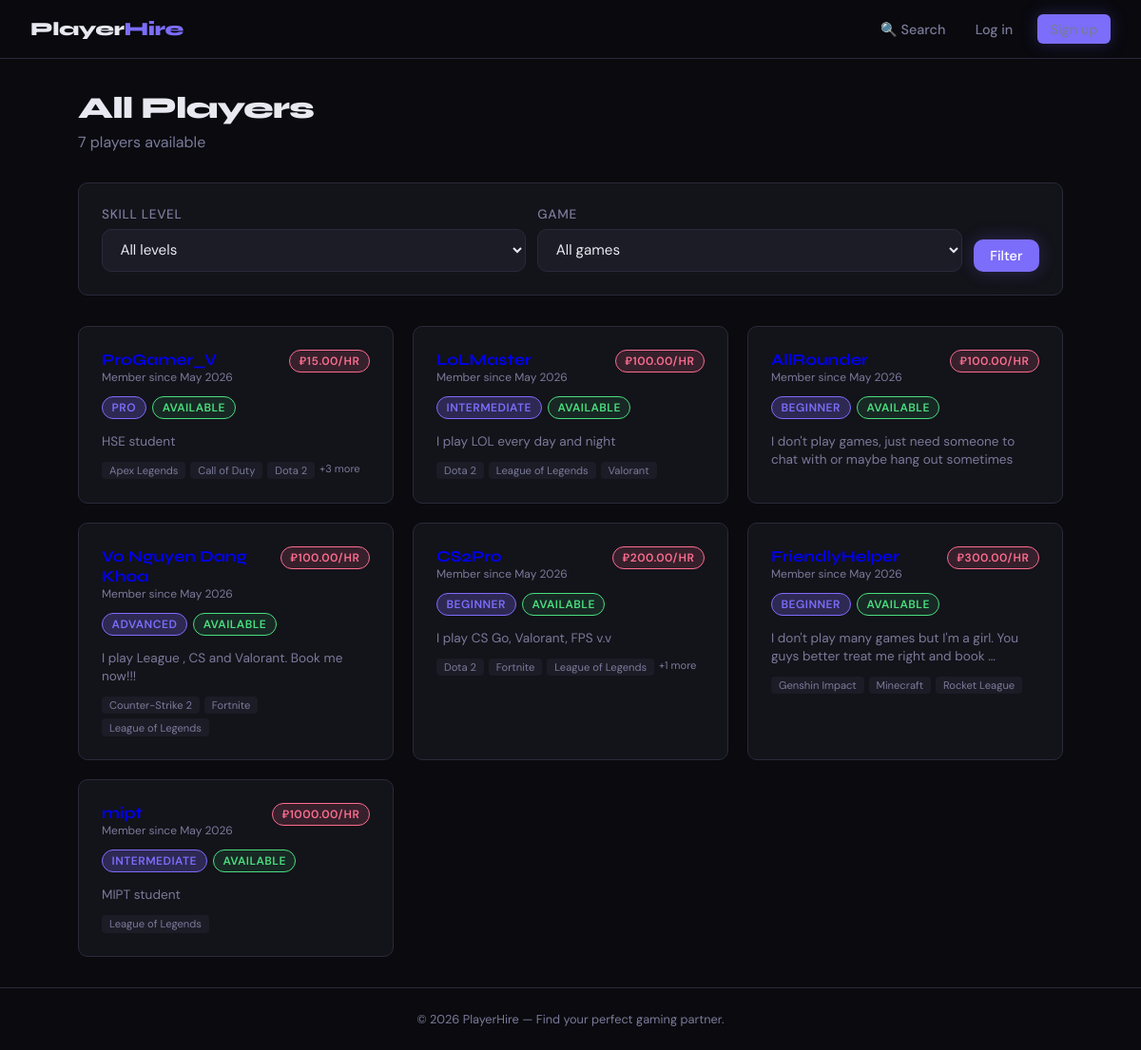
The page /players on the database its author committed.
### models.py (models this page shows, shortened)
class Player(db.Model):
    __tablename__ = "players"
    id = db.Column(db.Integer, primary_key=True)
    user_id = db.Column(db.Integer, db.ForeignKey("users.id"), nullable=False)
    bio = db.Column(db.Text)
    fee_per_hour = db.Column(db.Float, nullable=False)             # e.g. 5.00 €/hr
    skill_level = db.Column(
        db.Enum("beginner", "intermediate", "advanced", "pro", name="skill_levels"),
        nullable=False,
        default="intermediate",
    )
    is_available = db.Column(db.Boolean, default=True)
    user = db.relationship("User", back_populates="player_profile")
    games = db.relationship("PlayerGame", back_populates="player")
    bookings = db.relationship(
        "Booking", foreign_keys="Booking.player_id", back_populates="player"
    )

class User(UserMixin, db.Model):
    __tablename__ = "users"
    id = db.Column(db.Integer, primary_key=True)
    username = db.Column(db.String(64), unique=True, nullable=False)
    email = db.Column(db.String(128), unique=True, nullable=False)
    password_hash = db.Column(db.String(256), nullable=False)
    created_at = db.Column(db.DateTime, default=datetime.utcnow)
    player_profile = db.relationship("Player", back_populates="user", uselist=False)
    bookings_as_client = db.relationship(
        "Booking", foreign_keys="Booking.client_id", back_populates="client"
    )
    reviews_written = db.relationship(
        "Review", foreign_keys="Review.reviewer_id", back_populates="reviewer"
    )

class PlayerGame(db.Model):
    __tablename__ = "player_games"
    id = db.Column(db.Integer, primary_key=True)
    player_id = db.Column(db.Integer, db.ForeignKey("players.id"), nullable=False)
    game_id = db.Column(db.Integer, db.ForeignKey("games.id"), nullable=False)
    skill_level = db.Column(                                       # Per-game skill
        db.Enum("beginner", "intermediate", "advanced", "pro", name="skill_levels"),
        nullable=False,
        default="intermediate",
    )
    player = db.relationship("Player", back_populates="games")
    game = db.relationship("Game", back_populates="players")

class Game(db.Model):
    __tablename__ = "games"
    id = db.Column(db.Integer, primary_key=True)
    title = db.Column(db.String(128), unique=True, nullable=False)
    genre = db.Column(db.String(64))                               # e.g. FPS, RPG
    platform = db.Column(db.String(64))                            # e.g. PC, PS5
    players = db.relationship("PlayerGame", back_populates="game")
    bookings = db.relationship("Booking", back_populates="game")

### routes/players.py (the view)
@players_bp.route("/players")
def listing():
    skill = request.args.get("skill")       # e.g. ?skill=advanced
    game_id = request.args.get("game_id")   # e.g. ?game_id=3
    query = Player.query.filter_by(is_available=True)
    if skill:
        query = query.filter_by(skill_level=skill)
    if game_id:
        query = query.join(PlayerGame).filter(PlayerGame.game_id == game_id)
    players = query.order_by(Player.fee_per_hour).all()
    games = Game.query.order_by(Game.title).all()   # for the filter dropdown
    return render_template("players/listing.html", players=players, games=games)

### templates/players/listing.html (shortened to what this page needs)
{% extends "base.html" %}
{% block content %}
<div class="page-header">
  <h1>All Players</h1>
  <p>{{ players|length }} player{{ 's' if players|length != 1 }} available</p>
</div>
<div class="card" style="margin-bottom: 2rem;">
  <form method="GET" action="{{ url_for('players.listing') }}">
    <div style="display: flex; gap: 0.75rem; flex-wrap: wrap; align-items: flex-end;">
      <div class="form-group" style="margin: 0; flex: 1; min-width: 160px;">
        <label>Skill Level</label>
        <select name="skill">
          <option value="">All levels</option>
        </select>
      </div>
      <div class="form-group" style="margin: 0; flex: 1; min-width: 160px;">
        <label>Game</label>
        <select name="game_id">
          <option value="">All games</option>
        </select>
      </div>
      <button type="submit" class="btn btn-primary" style="align-self: flex-end;">Filter</button>
    </div>
  </form>
</div>
{% if players %}
  <div class="grid-3">
    {% for player in players %}
    <a href="{{ url_for('players.player_detail', player_id=player.id) }}" style="text-decoration: none;">
      <div class="card" style="height: 100%;">
        <div style="display: flex; justify-content: space-between; align-items: flex-start; margin-bottom: 0.75rem;">
          <div>
            <div style="font-family: 'Syne', sans-serif; font-weight: 700; font-size: 1.05rem;">{{ player.user.username }}</div>
            <div style="color: var(--muted); font-size: 0.75rem;">Member since {{ player.user.created_at.strftime('%b %Y') }}</div>
          </div>
          <span class="badge badge-pink">₽{{ "%.2f"|format(player.fee_per_hour) }}/hr</span>
        </div>
        <div style="display: flex; gap: 0.4rem; flex-wrap: wrap; margin-bottom: 0.85rem;">
          <span class="badge badge-purple">{{ player.skill_level|capitalize }}</span>
          {% if player.is_available %}
            <span class="badge badge-green">Available</span>
          {% endif %}
        </div>
        {% if player.bio %}
          <p style="font-size: 0.85rem; color: var(--muted); line-height: 1.4; margin-bottom: 0.75rem;">
            {{ player.bio[:80] }}{% if player.bio|length > 80 %}…{% endif %}
          </p>
        {% endif %}
        {% if player.games %}
          <div style="display: flex; flex-wrap: wrap; gap: 0.3rem;">
            {% for pg in player.games[:3] %}
              <span style="font-size: 0.7rem; color: var(--muted); background: var(--surface2); border-radius: 4px; padding: 0.15rem 0.5rem;">{{ pg.game.title }}</span>
            {% endfor %}
            {% if player.games|length > 3 %}
              <span style="font-size: 0.7rem; color: var(--muted);">+{{ player.games|length - 3 }} more</span>
            {% endif %}
          </div>
        {% endif %}
      </div>
    </a>
    {% endfor %}
  </div>
{% else %}
  <div class="card" style="text-align: center; color: var(--muted); padding: 3rem;">
    No players match your filters.
    <br><br>
    <a href="{{ url_for('players.listing') }}" class="btn btn-outline">Clear filters</a>
  </div>
{% endif %}
{% endblock %}

### templates/base.html (shortened to what this page needs)
<!DOCTYPE html>
<html lang="en">
<head>
</head>
<body>
  <nav>
    <a href="{{ url_for('users.index') }}" class="nav-logo">Player<span>Hire</span></a>
    <ul class="nav-links">
      <li><a href="{{ url_for('users.search') }}">🔍 Search</a></li>
      {% if current_user.is_authenticated %}
        <li><a href="{{ url_for('users.dashboard') }}">Dashboard</a></li>
        <li><a href="{{ url_for('users.profile') }}">Profile</a></li>
        <li><a href="{{ url_for('auth.logout') }}" class="btn btn-outline" style="margin-left:0.5rem">Log out</a></li>
      {% else %}
        <li><a href="{{ url_for('auth.login') }}">Log in</a></li>
        <li><a href="{{ url_for('auth.register') }}" class="btn btn-primary" style="margin-left:0.5rem">Sign up</a></li>
      {% endif %}
    </ul>
  </nav>
  <main>
    {% block content %}{% endblock %}
  </main>
  <footer>
    &copy; {{ 2026 }} PlayerHire — Find your perfect gaming partner.
  </footer>
</body>
</html>

### templates/base.html (style rules this page uses)
:root { --bg: #0a0a0f; --surface: #13131a; --surface2: #1c1c27; --border: #2a2a3a; --accent: #7c6dfa; --accent-glow: rgba(124, 109, 250, 0.25); --accent2: #fa6d8f; --text: #e8e8f0; --muted: #7a7a9a; --success: #4ade80; --warning: #facc15; --danger: #f87171; --info: #60a5fa; --radius: 10px; }
*, *::before, *::after { box-sizing: border-box; margin: 0; padding: 0; }
body { font-family: 'DM Sans', sans-serif; background: var(--bg); color: var(--text); min-height: 100vh; display: flex; flex-direction: column; }
nav { position: sticky; top: 0; z-index: 100; background: rgba(10, 10, 15, 0.85); backdrop-filter: blur(12px); border-bottom: 1px solid var(--border); padding: 0 2rem; height: 62px; display: flex; align-items: center; justify-content: space-between; }
.nav-logo { font-family: 'Syne', sans-serif; font-weight: 800; font-size: 1.25rem; color: var(--text); text-decoration: none; letter-spacing: -0.02em; }
.nav-logo span { color: var(--accent); }
.nav-links { display: flex; align-items: center; gap: 0.25rem; list-style: none; }
.nav-links a { color: var(--muted); text-decoration: none; font-size: 0.9rem; font-weight: 500; padding: 0.4rem 0.85rem; border-radius: 6px; transition: color 0.2s, background 0.2s; }
.btn { display: inline-flex; align-items: center; gap: 0.4rem; padding: 0.5rem 1.1rem; border-radius: var(--radius); font-family: 'DM Sans', sans-serif; font-size: 0.9rem; font-weight: 500; cursor: pointer; text-decoration: none; border: none; transition: all 0.2s; }
.btn-primary { background: var(--accent); color: #fff; box-shadow: 0 0 18px var(--accent-glow); }
main { flex: 1; padding: 2rem; max-width: 1100px; margin: 0 auto; width: 100%; }
.card { background: var(--surface); border: 1px solid var(--border); border-radius: var(--radius); padding: 1.5rem; transition: border-color 0.2s, box-shadow 0.2s; }
.form-group { display: flex; flex-direction: column; gap: 0.4rem; margin-bottom: 1.2rem; }
label { font-size: 0.85rem; font-weight: 500; color: var(--muted); text-transform: uppercase; letter-spacing: 0.05em; }
input, select, textarea { background: var(--surface2); border: 1px solid var(--border); border-radius: var(--radius); color: var(--text); padding: 0.65rem 0.9rem; font-family: 'DM Sans', sans-serif; font-size: 0.95rem; transition: border-color 0.2s, box-shadow 0.2s; width: 100%; }
.badge { display: inline-block; padding: 0.2rem 0.6rem; border-radius: 999px; font-size: 0.75rem; font-weight: 600; text-transform: uppercase; letter-spacing: 0.04em; }
.badge-purple { background: var(--accent-glow); color: var(--accent); border: 1px solid var(--accent); }
.badge-pink { background: rgba(250,109,143,0.15); color: var(--accent2); border: 1px solid var(--accent2); }
.badge-green { background: rgba(74,222,128,0.1); color: var(--success); border: 1px solid var(--success); }
.page-header { margin-bottom: 2rem; }
.page-header h1 { font-family: 'Syne', sans-serif; font-size: 2rem; font-weight: 800; letter-spacing: -0.03em; }
.page-header p { color: var(--muted); margin-top: 0.4rem; }
.grid-3 { display: grid; grid-template-columns: repeat(auto-fill, minmax(290px, 1fr)); gap: 1.25rem; }
footer { text-align: center; padding: 1.5rem; color: var(--muted); font-size: 0.8rem; border-top: 1px solid var(--border); }

### rows shown on the page
Player: user.created_at "May 2026", fee_per_hour "15.00", skill_level "PRO", is_available "AVAILABLE", bio "HSE student", games|length "3"
PlayerGame: game "Apex Legends"
PlayerGame: game "Call of Duty"
PlayerGame: game "Dota 2"
Player: user.created_at "May 2026", fee_per_hour "100.00", skill_level "INTERMEDIATE", is_available "AVAILABLE", bio "I play LOL every day and night"
PlayerGame: game "Dota 2"
PlayerGame: game "League of Legends"
PlayerGame: game "Valorant"
Player: user.created_at "May 2026", fee_per_hour "100.00", skill_level "BEGINNER", is_available "AVAILABLE", bio "I don't play games, just need someone to chat with or maybe hang out sometimes"
Player: user.created_at "May 2026", fee_per_hour "100.00", skill_level "ADVANCED", is_available "AVAILABLE", bio "I play League , CS and Valorant. Book me now!!!"
PlayerGame: game "Counter-Strike 2"
PlayerGame: game "Fortnite"
PlayerGame: game "League of Legends"
Player: user.created_at "May 2026", fee_per_hour "200.00", skill_level "BEGINNER", is_available "AVAILABLE", bio "I play CS Go, Valorant, FPS v.v", games|length "1"
PlayerGame: game "Dota 2"
PlayerGame: game "Fortnite"
PlayerGame: game "League of Legends"
Player: user.created_at "May 2026", fee_per_hour "300.00", skill_level "BEGINNER", is_available "AVAILABLE", bio "I don't play many games but I'm a girl. You guys better treat me right and book"
PlayerGame: game "Genshin Impact"
PlayerGame: game "Minecraft"
PlayerGame: game "Rocket League"
Player: user.created_at "May 2026", fee_per_hour "1000.00", skill_level "INTERMEDIATE", is_available "AVAILABLE", bio "MIPT student"
PlayerGame: game "League of Legends"

### other values the page prints
{{ players|length }} "7"
{{ 's' if players|length != 1 }} "s"
{{ 2026 }} "2026"
